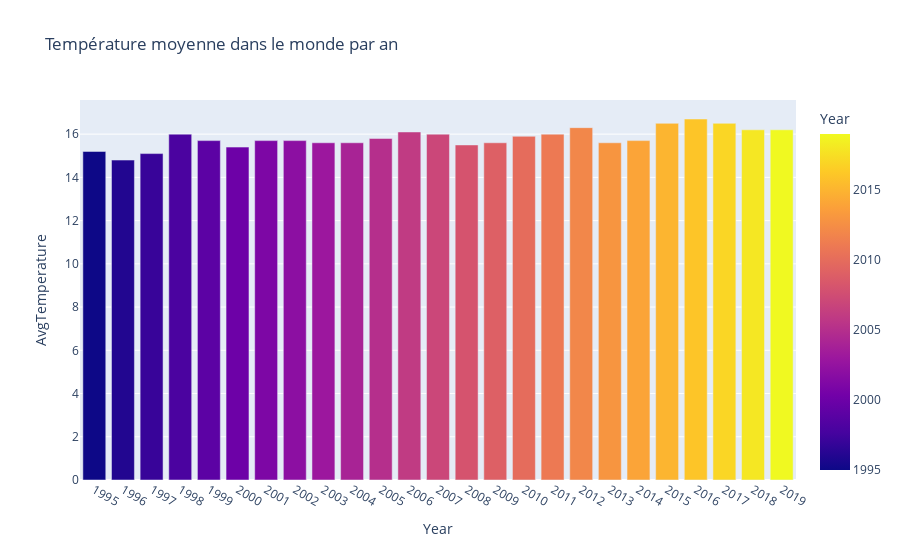

Write notebook code for a chart like this one.
### Markdown cell above
`Plotly`

### Code cell
fig = px.bar(data_agg, x = "Year", y = "AvgTemperature", title = "Température moyenne dans le monde par an", color = "Year")
fig.update_xaxes(tickmode = 'linear')

fig.show()

### Figure 1 — Plotly figure (JSON) as saved in the notebook; plotly's stock layout.template omitted (floating-point values rounded to 4 significant figures)
{"data": [{"alignmentgroup": "True", "hovertemplate": "Year=%{marker.color}<br>AvgTemperature=%{y}<extra></extra>", "legendgroup": "", "marker": {"color": [1995, 1996, 1997, 1998, 1999, 2000, 2001, 2002, 2003, 2004, 2005, 2006, 2007, 2008, 2009, 2010, 2011, 2012, 2013, 2014, 2015, 2016, 2017, 2018, 2019], "coloraxis": "coloraxis", "pattern": {"shape": ""}}, "name": "", "offsetgroup": "", "orientation": "v", "showlegend": false, "textposition": "auto", "type": "bar", "x": [1995, 1996, 1997, 1998, 1999, 2000, 2001, 2002, 2003, 2004, 2005, 2006, 2007, 2008, 2009, 2010, 2011, 2012, 2013, 2014, 2015, 2016, 2017, 2018, 2019], "xaxis": "x", "y": [15.2, 14.8, 15.1, 16, 15.7, 15.4, 15.7, 15.7, 15.6, 15.6, 15.8, 16.1, 16, 15.5, 15.6, 15.9, 16, 16.3, 15.6, 15.7, 16.5, 16.7, 16.5, 16.2, 16.2], "yaxis": "y"}], "layout": {"barmode": "relative", "coloraxis": {"colorbar": {"title": {"text": "Year"}}, "colorscale": [[0, "#0d0887"], [0.1111, "#46039f"], [0.2222, "#7201a8"], [0.3333, "#9c179e"], [0.4444, "#bd3786"], [0.5556, "#d8576b"], [0.6667, "#ed7953"], [0.7778, "#fb9f3a"], [0.8889, "#fdca26"], [1, "#f0f921"]]}, "legend": {"tracegroupgap": 0}, "title": {"text": "Température moyenne dans le monde par an"}, "xaxis": {"anchor": "y", "domain": [0, 1], "tickmode": "linear", "title": {"text": "Year"}}, "yaxis": {"anchor": "x", "domain": [0, 1], "title": {"text": "AvgTemperature"}}}}
